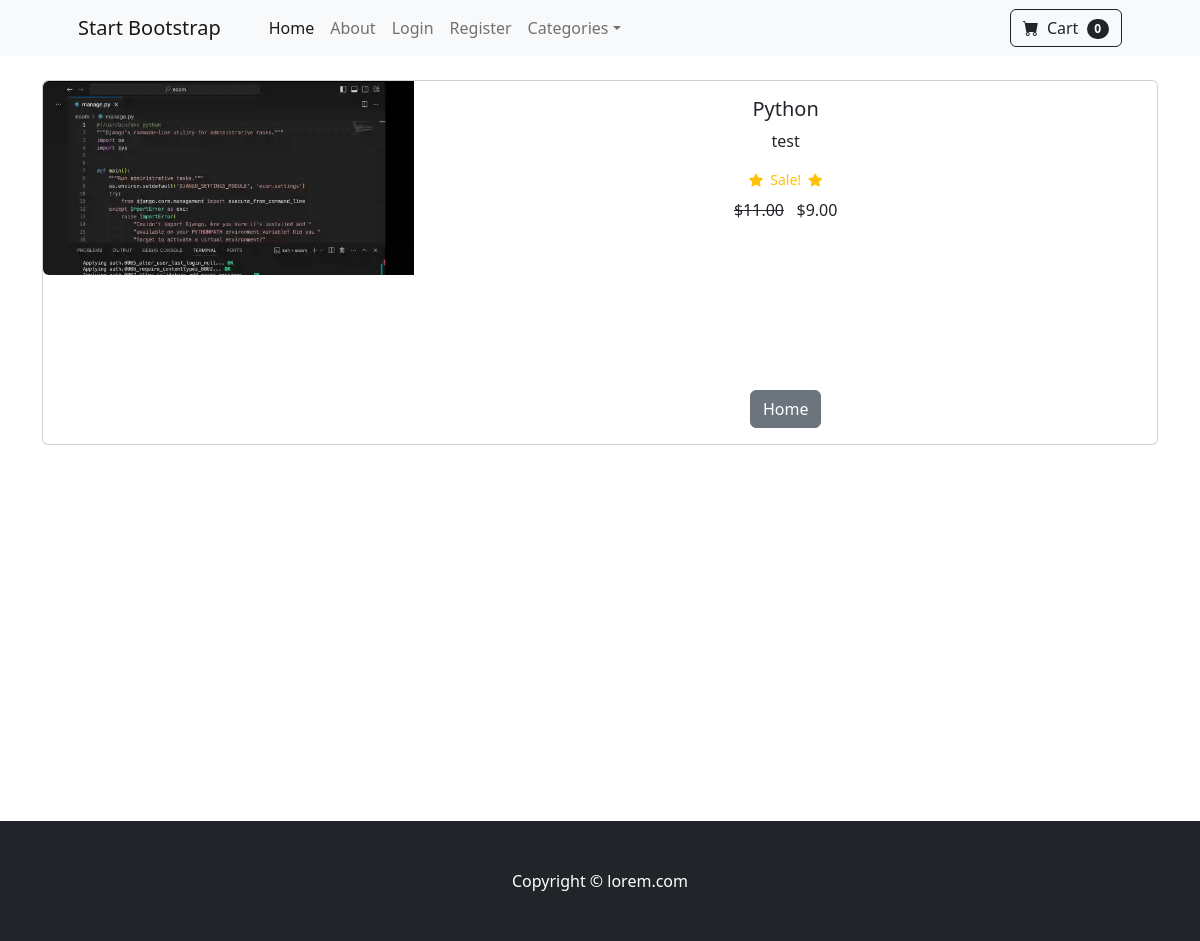
Page /product/1 on the committed database.
### store/models.py (models this page shows, shortened)
class Product(models.Model):
    name = models.CharField(max_length=100,)
    price = models.DecimalField(default=0,decimal_places=2, max_digits=6)
    category = models.ForeignKey(Category, on_delete=models.CASCADE, default=1)
    description = models.CharField(max_length=250,default='', blank=True,null = True )
    image = models.ImageField(upload_to='uploads/product')
    is_sale = models.BooleanField(default=False)
    sales_price = models.DecimalField(default=0,decimal_places=2,max_digits=6 )

### store/views.py (the view)
# urls.py: path('product/<int:pk>', views.product,name='product'),
def product(request,pk):
    product = Product.objects.get(id=pk)
    return render(request, 'product.html', {'product':product})

### templates/product.html
{% extends "base.html" %}
{% block content%}
<div class="container">
<br>
    <div class="card mb-3">
    <div class="row g-0">
        <div class="col-md-4">
        <img src="{{ product.image.url}}" class="img-fluid rounded-start" alt="...">
        </div>
        <div class="col-md-8">
            <div class="card-body" >
                <center>
                    <h5 class="card-title">{{product.name}}</h5>
                    <p class="card-text">{{ product.description}}</p>
                    {% if product.is_sale %}
                    <div class="d-flex justify-content-center small text-warning mb-2">
                                     <div class="bi-star-fill"></div>&nbsp;&nbsp;Sale!&nbsp;&nbsp;
                                     <div class="bi-star-fill"></div>
                                    </div>
                                    <strike>${{product.price}}</strike>
                                    &nbsp;
                                    ${{ product.sales_price }}
                    {% else %}
                        ${{ product.price}}
                    {% endif %}
                    <br><br><br><br><br><br><br><br>
                    <a href="{% url 'home'%}" class="btn btn-secondary">Home</a>
                </center>
            </div>
        </div>
    </div>
    </div>
<br><br><br><br><br><br><br><br><br><br><br><br><br><br><br>
</div>
{% endblock%}

### rows in the picture
Product: image (picture), name "Python", description "test", price "11.00", sales_price "9.00"
